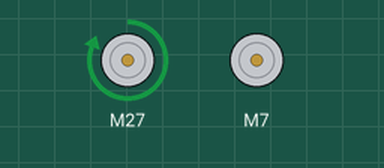
Recording of a sketch running on a simulated ESP32. Parts: 2 × DC motor (green arrow = forward, orange = backward, longer = faster).

Above: at 0.5 s.
At 3.5 s:
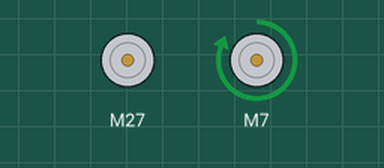
At 7.5 s:
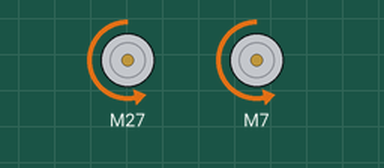
At 14.5 s:
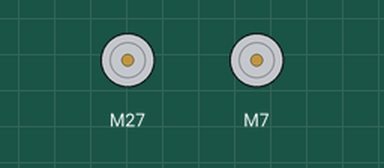
Timing chart, 0 to 15.6 s (numbered marks = the images above):
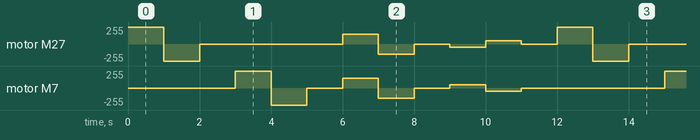

Measured:
- by itself, motor M7: repeats every 12.0 s: backward 255/255 1.0 s, stopped 1.0 s, forward 150/255 1.0 s, backward 150/255 1.0 s, stopped 1.0 s, forward 50/255 1.0 s, backward 50/255 1.0 s, stopped 4.0 s, forward 255/255 1.0 s
- by itself, motor M27: repeats every 12.0 s: backward 255/255 1.0 s, stopped 4.0 s, forward 150/255 1.0 s, backward 150/255 1.0 s, stopped 1.0 s, backward 50/255 1.0 s, forward 50/255 1.0 s, stopped 1.0 s, forward 255/255 1.0 s

The sketch:

p_Motors.ino
```cpp
#include <Arduino.h>
#include <TB6612_ESP32.h>
// Pins for all inputs, keep in mind the PWM defines must be on PWM pins
// the default pins listed are the ones used on the Redbot (ROB-12097) with
// the exception of STBY which the Redbot controls with a physical switch/*
#define AIN1 27
#define BIN1 7
#define AIN2 14
#define BIN2 8
#define PWMA 26
#define PWMB T2
#define STBY 13


// these constants are used to allow you to make your motor configuration
// line up with function names like forward.  Value can be 1 or -1
const int offsetA = 1;
const int offsetB = 1;

Motor motor1 = Motor(AIN1, AIN2, PWMA, offsetA, STBY,5000 ,8,1 );
Motor motor2 = Motor(BIN1, BIN2, PWMB, offsetB, STBY,5000 ,8,2 );

// Initializing motors.  The library will allow you to initialize as many
// motors as you have memory for.  If you are using functions like forward
// that take 2 motors as arguements you can either write new functions or
// call the function more than once.


void setup()
{

}

void loop()
{


     //Use of the drive function which takes as arguements the speed
     //and optional duration.  A negative speed will cause it to go
     //backwards.  Speed can be from -255 to 255.  Also use of the
     //brake function which takes no arguements.
     motor1.drive(255,1000);
     motor1.drive(-255,1000);
     motor1.brake();
     delay(1000);

     //Use of the drive function which takes as arguements the speed
     //and optional duration.  A negative speed will cause it to go
     //backwards.  Speed can be from -255 to 255.  Also use of the
     //brake function which takes no arguements.
     motor2.drive(255,1000);
     motor2.drive(-255,1000);
     motor2.brake();
     delay(1000);

     //Use of the forward function, which takes as arguements two motors
     //and optionally a speed.  If a negative number is used for speed
     //it will go backwards
     forward(motor1, motor2, 150);
     delay(1000);

     //Use of the back function, which takes as arguments two motors
     //and optionally a speed.  Either a positive number or a negative
     //number for speed will cause it to go backwards
     back(motor1, motor2, -150);
     delay(1000);

     //Use of the brake function which takes as arguments two motors.
     //Note that functions do not stop motors on their own.
     brake(motor1, motor2);
     delay(1000);

     //Use of the left and right functions which take as arguements two
     //motors and a speed.  This function turns both motors to move in
     //the appropriate direction.  For turning a single motor use drive.
     left(motor1, motor2, 100);
     delay(1000);
     right(motor1, motor2, 100);
     delay(1000);

     //Use of brake again.
     brake(motor1, motor2);
     delay(1000);

}
```
